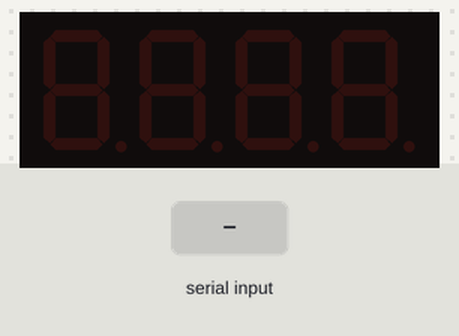
Bench run of a sketch on a simulated Arduino Uno, built with avr-gcc and run on an emulated ATmega328P. Shown: 4-digit seven-segment display. The test bench sets the inputs (shaded band).

Above: at 1.2 s.
1.3 s: "90,45,200,10$" received over Serial
At 2.5 s:
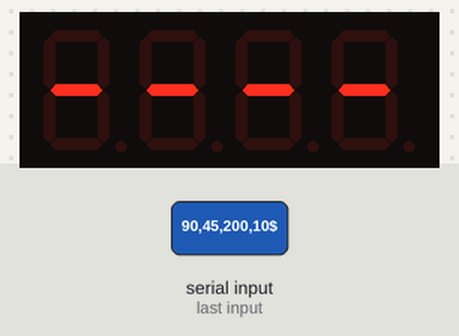
2.8 s: "30,150,10,200$" received over Serial
At 3.8 s:
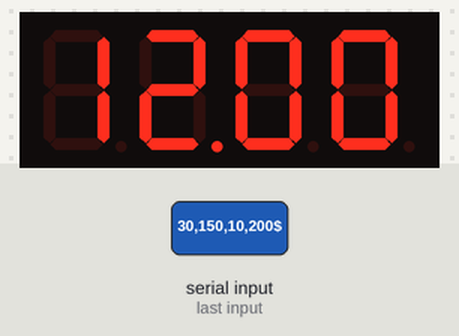
Timing chart, 0 to 5.8 s (numbered marks = the images above; inputs shaded):
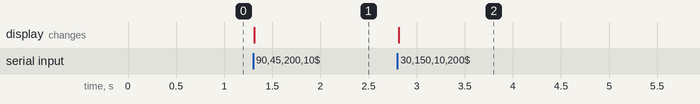

Measured:
- after the input at 1.3 s, the display: changes at once (image 1)
- after the input at 2.8 s, the display: changes at once (image 2)

The sketch:

clock02.ino
```cpp
#include "SevSeg.h"
SevSeg sevseg;

void setup() {
  byte numDigits = 4;
  byte digitPins[] = {2, 3, 4, 5};
  byte segmentPins[] = {6, 7, 8, 9, 10, 11, 12, 13};
  bool resistorsOnSegments = false;
  sevseg.begin(COMMON_CATHODE, numDigits, digitPins, segmentPins, resistorsOnSegments);
  sevseg.setBrightness(90);

  Serial.begin(9600); // Start serial communication
}

void loop() {
  if (Serial.available() > 0) {
    String incomingData = Serial.readStringUntil('$'); // Read the incoming data as a string
    incomingData.trim(); // Clean up any whitespace or newline characters

    // Split the incoming data string into an array of substrings based on commas
    int firstCommaIndex = incomingData.indexOf(',');
    int secondCommaIndex = incomingData.indexOf(',', firstCommaIndex + 1);
    int thirdCommaIndex = incomingData.indexOf(',', secondCommaIndex + 1);

    // Check if all commas were found
    if (firstCommaIndex != -1 && secondCommaIndex != -1 && thirdCommaIndex != -1) {
      // Parse each part of the data
      float voltage = incomingData.substring(0, firstCommaIndex).toFloat();
      float SoC = incomingData.substring(firstCommaIndex + 1, secondCommaIndex).toFloat();
      int minutes = incomingData.substring(secondCommaIndex + 1, thirdCommaIndex).toInt();
      int seconds = incomingData.substring(thirdCommaIndex + 1).toInt();

      // Now you can use the voltage, SoC, minutes, and seconds variables
      // For example, to display minutes and seconds on the 7-segment display
      sevseg.setNumber(minutes * 100 + seconds, 2);
    }
  }
  sevseg.refreshDisplay();
}
```
